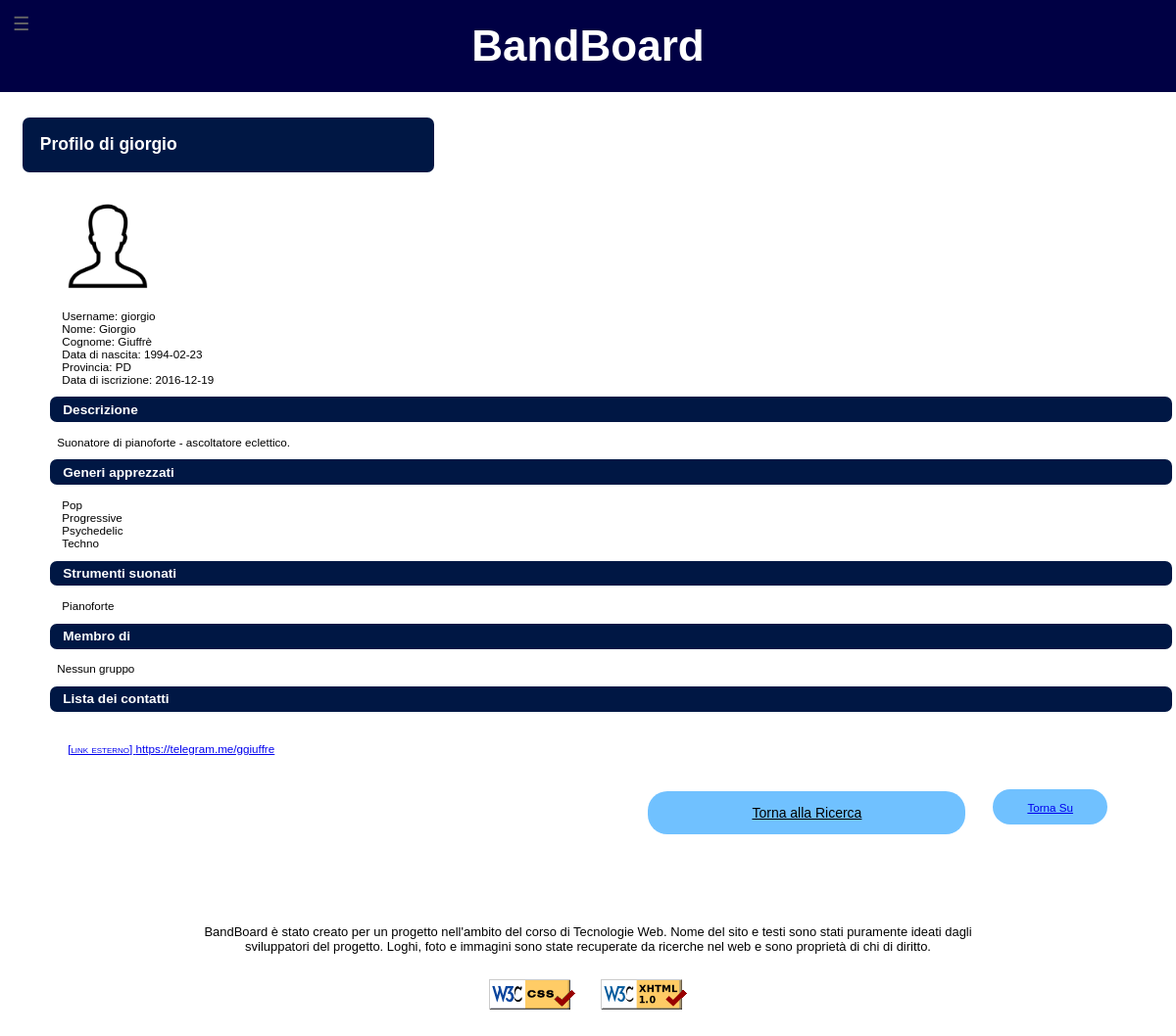
The app's page /profiloUtente/profiloUtente.php?username=giorgio&page=ricerca&num=1 with its own data.
### tables this page shows
CREATE TABLE IF NOT EXISTS Utenti (
	username		VARCHAR(25) PRIMARY KEY,
	password	    CHAR(32) NOT NULL,
	email			VARCHAR(45) NOT NULL UNIQUE,
	nome            VARCHAR(20) DEFAULT NULL,
	cognome         VARCHAR(20) DEFAULT NULL,
	dataNascita		DATE NOT NULL,
	immagine		VARCHAR(45) DEFAULT NULL COMMENT 'Immagine profilo; NULL implica immagine di default',
	descrizione     VARCHAR(200) DEFAULT NULL COMMENT 'Descrizione dell\'utente',
	dataIscrizione	DATETIME NOT NULL,
	provincia		CHAR(2) DEFAULT NULL COMMENT 'Provincia di residenza',
	FOREIGN KEY (provincia) REFERENCES Province (sigla)
	    ON DELETE NO ACTION
	    ON UPDATE CASCADE
);

CREATE TABLE IF NOT EXISTS GeneriMusicali (
	nome			VARCHAR(45) PRIMARY KEY
);

CREATE TABLE IF NOT EXISTS ContattiUtenti (
	idContatto		INT(10) UNSIGNED PRIMARY KEY AUTO_INCREMENT,
	utente  		VARCHAR(25) NOT NULL,
	tipoContatto	VARCHAR(20) NOT NULL,
	contatto		VARCHAR(100) NOT NULL COMMENT 'Stringa contenente il recapito',
	FOREIGN KEY (utente) REFERENCES Utenti (username)
	    ON DELETE CASCADE
	    ON UPDATE CASCADE,
    FOREIGN KEY (tipoContatto) REFERENCES TipiContatti (nome)
        ON DELETE CASCADE
        ON UPDATE CASCADE
);

### lib/php/paths.php (called while the page is built)
<?php
class Paths {
	public static function getRelativePath($from, $to) {
		$from = is_dir($from) ? rtrim($from, '\/') . '/' : $from;
		$to   = is_dir($to)   ? rtrim($to, '\/') . '/'   : $to;
		$from = str_replace('\\', '/', $from);
		$to   = str_replace('\\', '/', $to);
		$from     = explode('/', $from);
		$to       = explode('/', $to);
		$relPath  = $to;
		foreach ($from as $depth => $dir) {
			if ($dir === $to[$depth]) {
				array_shift($relPath);
			} else {
				$remaining = count($from) - $depth;
				if ($remaining > 1) {
					$padLength = (count($relPath) + $remaining - 1) * -1;
					$relPath = array_pad($relPath, $padLength, '..');
					break;
				} else {
					$relPath[0] = './' . $relPath[0];
				}
			}
		}
		return implode('/', $relPath);
	}
}

### profiloUtente/profiloUtente.php (the view, shortened to what this page needs)
<?php
include_once "../lib/php/start.php";
include_once "../lib/php/header.php";
include_once "../lib/php/menu.php";
include_once "../lib/php/footer.php";
$page="";
$page=$page.Start::getHead(array(
	'Titolo' => $_REQUEST['username']." - BandBoard",
	'DescrizioneBreve' => "Profilo Utente - BandBoard",
	'Descrizione' => "Pagina di visualizzazione di un utente del sito BandBoard",
	'Keywords' => array("BandBoard", "profilo", $_REQUEST['username'], "utente", "musicista", "bacheca", "musica", "musicisti", "gruppi"),
	'Stylesheets' => array("style.css"),
	'Extra' => array("<link rel=\"stylesheet\" media=\"handheld, screen and (max-width:480px), only screen and (max-device-width:480px)\" href=\"../lib/css/style_mobile.css\" type=\"text/css\" />", '<link rel="stylesheet" type="text/css" media="print" href="../lib/css/style_print.css" />')
	));
$page=$page."<body>";
$page=$page.Header::getHeader();
if (isset($_SESSION['username'])) {
	$logout="<div class=\"logout\">
                <form action=\"../lib/php/logout.php\" method=\"post\">
	                <p><input type=\"submit\" id=\"logout\" value=\"Logout\" /></p>
                </form>
            </div>";
	$page=$page.$logout;
	$page=$page."<div class=\"nav\">".Menu::getMenu(array(
		'<a href="../index.php" xml:lang="en" lang="en">Home</a>',
		"<a href='../settings/index.php'>Modifica Profilo</a>",
		"<a href='../cercaUtenti/index.php'>Cerca Utenti</a>",
		"<a href='../cercaGruppi/index.php'>Cerca Gruppi</a>",
		"<a href='../gestioneBand/gestioneBand.php'>I Miei Gruppi</a>")
		)."</div>";
} else {
	$page=$page."<div class=\"nav\">".Menu::getMenu(array('<a href="../index.php" xml:lang="en" lang="en">Home</a>', "<a href='../cercaUtenti/index.php'>Cerca Utenti</a>", "<a href='../cercaGruppi/index.php'>Cerca Gruppi</a>"))."</div>";
}
$page=$page.file_get_contents(realpath(dirname(__FILE__))."/profiloUtente.txt");
$connessione=dbConnectionData::getMysqli();
try {
	if ($connessione->connect_errno) {
		throw new Exception("Connessione fallita: ".$connessione->connect_error.".");
	} else {
		$query="SELECT username, nome, cognome, dataNascita, immagine, descrizione, provincia, dataIscrizione, email FROM Utenti WHERE username=\"".$_REQUEST["username"]."\";";
		if (!$result=$connessione->query($query)) {
			$page .= "Query non valida: ".$connessione->error.".";
		} else {
			if ($result->num_rows>0) {
				while ($row=$result->fetch_array(MYSQLI_ASSOC)) {
					if ($row['immagine']==NULL) {
						$row['immagine']="defaultUser.png";
						$img="<img id=\"fotoprofilo\" src=\"../images/site/".$row['immagine']."\" alt=\"Immagine di ".$row['nome']."\" />";
					} else {
						$img="<img id=\"fotoprofilo\" src=\"../images/bands/".$row['immagine']."\" alt=\"Immagine di ".$row['nome']."\" />";
					}
					$page=str_replace("<email />", $row['email'], $page);
					$page=str_replace("<nickname />", $row['username'], $page);
					$page=str_replace("<immagineProfilo />", $img, $page);
					$page=str_replace("<nome />", $row['nome'], $page);
					$page=str_replace("<cognome />", $row['cognome'], $page);
					$page=str_replace("<dataIscrizione />", substr($row['dataIscrizione'], 0, 10), $page);
					$page=str_replace("<dataNascita />", $row['dataNascita'], $page);
					$page=str_replace("<provincia />", $row['provincia'], $page);
					$page=str_replace("<descrizione />", $row['descrizione'], $page);
				}
			}
		}
		$query="SELECT GM.nome FROM Utenti U JOIN GeneriUtenti GU ON U.username=GU.utente JOIN GeneriMusicali GM ON GU.genere=GM.nome WHERE U.username=\"".$_REQUEST["username"]."\";";
		$gen="";
		if (!$result=$connessione->query($query)) {
			$page .= "Query non valida: ".$connessione->error.".";
		} else {
			if ($result->num_rows>0) {
				$gen="<ul>";
					while ($row=$result->fetch_array(MYSQLI_ASSOC)) {
					$gen=$gen."<li>".$row['nome']."</li>";
					}
					$gen=$gen."</ul>";
			} else {
				$gen="<p>Nessun genere</p>";
			}
		}
		$page=str_replace("<generiApprezzati />", $gen, $page);
		$query="SELECT C.strumento FROM Utenti U JOIN Conoscenze C ON U.username=C.utente JOIN Strumenti S ON S.nome=C.strumento WHERE U.username=\"".$_REQUEST["username"]."\";";
		$strumenti="";
		if (!$result=$connessione->query($query)) {
			$page .= "Query non valida: ".$connessione->error.".";
		} else {
			if ($result->num_rows>0) {
				$strumenti="<ul>";
				while ($row=$result->fetch_array(MYSQLI_ASSOC)) {
				$strumenti=$strumenti."<li>".$row['strumento']."</li>";
				}
				$strumenti=$strumenti."</ul>";
			} else {
				$strumenti="<p>Nessuno strumento</p>";
			}
		}
		$page=str_replace("<strumentiSuonati />", $strumenti, $page);
		$query="SELECT G.nome, G.immagine, G.idGruppo FROM Conoscenze C JOIN Formazioni F ON C.idConoscenza=F.ruolo JOIN Gruppi G ON F.gruppo=G.idGruppo WHERE C.utente=\"".$_REQUEST["username"]."\";";
		$gruppi="";
		if (!$result=$connessione->query($query)) {
			$page .= "Query non valida: ".$connessione->error.".";
		} else {
			if ($result->num_rows>0) {
				$gruppi="<ul>";
				while ($row=$result->fetch_array(MYSQLI_ASSOC)) {
					if ($row['immagine']==NULL) {
						$row['immagine']="defaultBand.png";
						$gruppi=$gruppi."<li><a href=\"../profiloGruppo/profiloGruppo.php?idGruppo=" . $row['idGruppo'] . "\"><img class=\"listImage\" src=\"../images/site/".$row['immagine']."\" alt=\"Immagine di ".$row['nome']."\" /> ".$row['nome'];
					} else {
						$gruppi=$gruppi."<li class=\"elementResult\"><a href=\"../profiloGruppo/profiloGruppo.php?idGruppo=" . $row['idGruppo'] . "\"><img class=\"listImage\" src=\"../images/bands/".$row['immagine']."\" alt=\"Immagine di ".$row['nome']."\" /> ".$row['nome'];
					}
					$gruppi=$gruppi."</a></li>";
				}
				$result->free();
				$gruppi=$gruppi."</ul>";
			}
			else {
				$gruppi="<p>Nessun gruppo</p>";}
		}
		$page=str_replace("<nomeGruppi />", $gruppi, $page);
		$query="SELECT utente, tipoContatto, contatto FROM ContattiUtenti WHERE utente=\"".$_REQUEST["username"]."\";";
		if (!$result=$connessione->query($query)) {
			$page .= "Query non valida: ".$connessione->error.".";
		} else {
			$contacts = '';
			if ($result->num_rows > 0) {
				$contacts = '<ul>';
				while ($row=$result->fetch_array(MYSQLI_ASSOC)) {
					switch ($row['tipoContatto']) {
						case 'telegram':
						case 'youtube':
						case 'facebook':
							$contacts .= '<li><a class="external" href="' . $row['contatto'] . '" target="_blank">' . $row['contatto'] . '</a></li>';
							break;
					}
				}
				$contacts .= '</ul>';
			} else {
				$contacts = '<p>Nessuna informazione di contatto.</p>';
			}
		}
		$page=str_replace("<contatti />", $contacts, $page);
	}
}catch (Exception $e){
	$page .= "Errore: dati non recuperati (".$e->getMessage().").";
}
if (!isset($_REQUEST['page']) || $_REQUEST['page']=="index") {
	$pagPrec="<p class=\"paginaPrec\"><a href=\"../index.php\" id=\"torna\">Torna alla <span xml:lang=\"en\" lang=\"en\">Home</span></a></p>";
} else {
	if ($_REQUEST['page']=="ricerca") {
		$pagPrec="<p class=\"paginaPrec\"><a href=\"../cercaUtenti/index.php?num=".$_REQUEST['num']."\" id=\"torna\">Torna alla Ricerca</a></p>";
	}
}
$page=str_replace("<pagPrec />", $pagPrec, $page);
$page=str_replace("<footer />", Footer::getFooter(), $page);
$page=$page."</body></html>";
echo $page;
?>

### records on screen
utenti: email "Profilo di giorgio Username : giorgio Nome: Giorgio Cognome: Giuffrè Data di nascita: 1994-02-23 Provincia: PD Data di iscrizione: 2016-12-19 Descrizione Suonatore di pianoforte - ascoltatore eclettico. Generi apprezzati Strumenti suonati Membro di Lista dei contatti Torna Su"
generimusicali: nome "Pop"
generimusicali: nome "Progressive"
generimusicali: nome "Psychedelic"
generimusicali: nome "Techno"
contattiutenti: contatto "https://telegram.me/ggiuffre"

### other values on screen
$nomeSito "BandBoard"
$row['strumento'] "Pianoforte"
